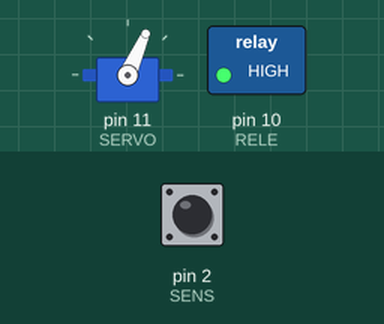
Bench run of a sketch on a simulated Arduino Uno, built with avr-gcc and run on an emulated ATmega328P. Parts: servo, switched loads named in the sketch (green lamp = pin HIGH). The inputs (shaded band) are chosen by the test bench; at power-on: pin 2 (SENS) HIGH.

Above: at 1.2 s.
1.3 s: pin 2 (SENS) driven LOW
At 2.3 s:
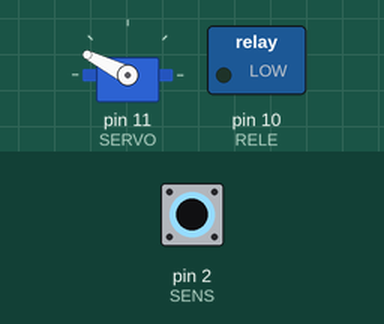
2.8 s: pin 2 (SENS) driven HIGH
At 3.28 s:
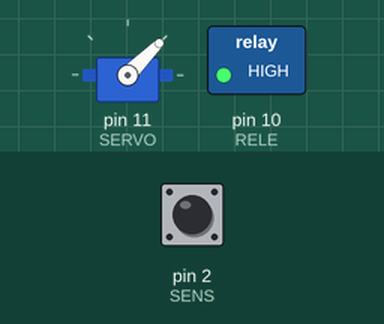
5.8 s: pin 2 (SENS) driven LOW
At 6.9 s:
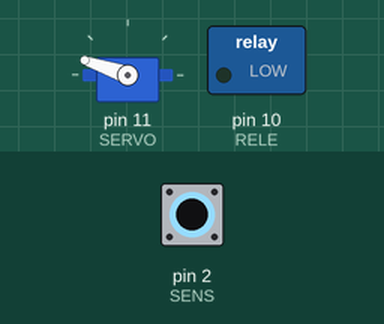
7.3 s: pin 2 (SENS) driven HIGH
At 7.45 s:
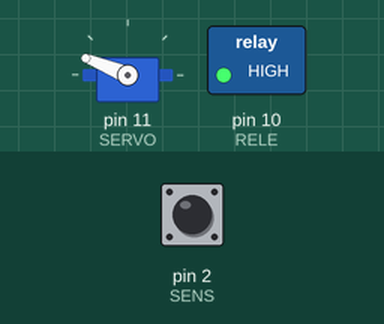
10.3 s: pin 2 (SENS) driven LOW
At 11.5 s:
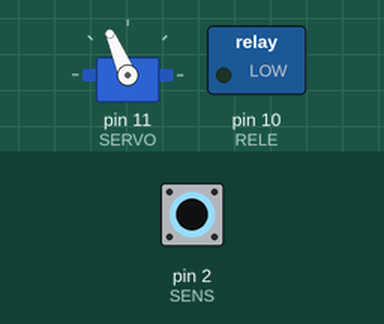
11.8 s: pin 2 (SENS) pulsed HIGH 2 times (0.12 s each, 0.3 s apart)
At 12.6 s:
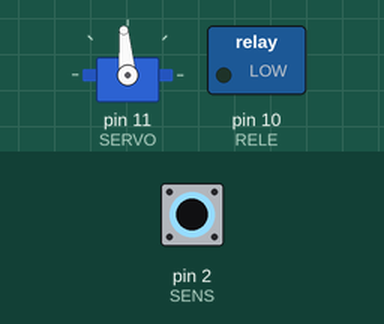
Timing chart, 0 to 14.8 s (numbered marks = the images above; inputs shaded):
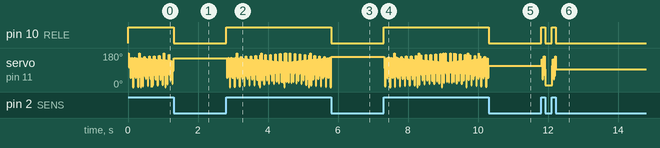

The sketch:

autoomusExtiguisher.ino
```cpp
#include <Servo.h>

#define SENS  2

#define RELE  10

#define SERVO 11

#define RON   LOW
#define ROF   HIGH

Servo servo;

bool flSt = false;
int16_t i = 0;
bool up = false;

void Sens()
{
  //Serial.begin(9600);
  if (!digitalRead(SENS))
  {
    flSt = true;
    //Serial.println("jole");
  }
  else
  {
    flSt = false;
    //Serial.println("jolenaa");
  }
}

void setup()
{
  pinMode(SENS, INPUT_PULLUP);
  pinMode(RELE, OUTPUT);
  digitalWrite(RELE, ROF);
  servo.attach(SERVO);
  servo.write(0);
}

void loop()
{
  Sens();
  if (flSt)
  {
    if (servo.attached())
      servo.detach();
    digitalWrite(RELE, RON);
  }
  else
  {
    digitalWrite(RELE, ROF);
    if (!servo.attached())
      servo.attach(SERVO);
    else
    {
      if (!up)
      {
        do
        {
          Sens();
          i++;
          servo.write(i);
          if (i == 180) up = true;
          if (flSt)
          {
            servo.detach();
            break;
          }
        }
        while (i <= 180 && !flSt);
      }
      else
      {
        do
        {
          Sens();
          i--;
          servo.write(i);
          if (i == 0) up = false;
          if (flSt)
          {
            servo.detach();
            break;
          }
        }
        while (i >= 0 && !flSt);
      }
    }
  }
}
```

Measured:
- after the input at 1.3 s, pin 10 (RELE): HIGH → LOW at once
- after the input at 2.8 s, pin 10 (RELE): LOW → HIGH at once
- after the input at 5.8 s, pin 10 (RELE): HIGH → LOW at once
- after the input at 7.3 s, pin 10 (RELE): LOW → HIGH at once
- after the input at 10.3 s, pin 10 (RELE): HIGH → LOW at once
